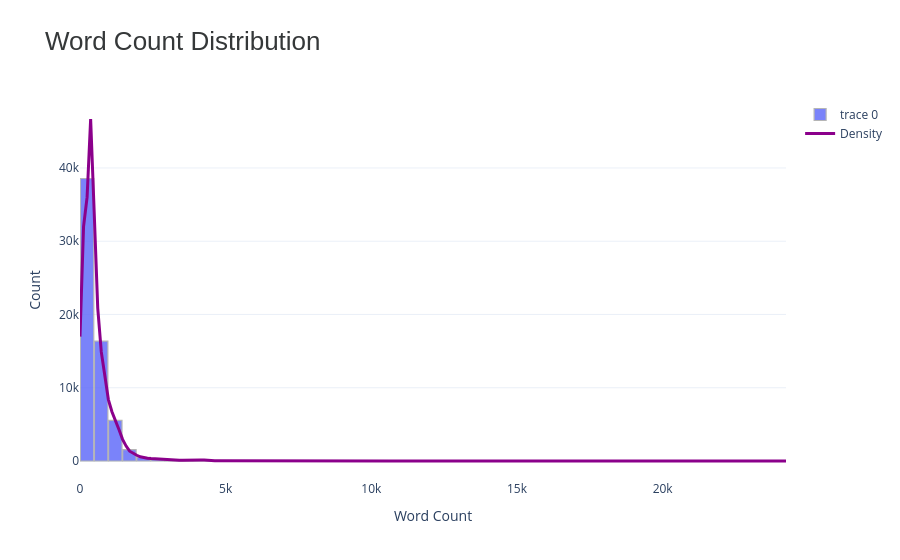

Notebook code for this chart:
### Code cell
#word count distribution 
counts, bins = np.histogram(df["word_count"], bins=50)
bin_mid = 0.5 * (bins[1:] + bins[:-1])
def hex_to_rgb(hex_color):
    hex_color = hex_color.lstrip('#')
    return tuple(int(hex_color[i:i+2], 16) for i in (0, 2, 4))
fig = go.Figure()
fig.add_trace(go.Bar(
    x=bin_mid,
    y=counts,
    marker_line_color="#A9A9A9",
    marker_line_width=1.2,
    opacity=0.85,
    hovertemplate='Word Count: %{x}<br>Count: %{y}<extra></extra>'
))
kde = gaussian_kde(df["word_count"])
x_kde = np.linspace(df["word_count"].min(), df["word_count"].max(), 200)
fig.add_trace(go.Scatter(
    x=x_kde,
    y=kde(x_kde) * len(df) * (bins[1]-bins[0]),
    mode='lines',
    line=dict(color="#8B008B", width=3),  # deep purple for contrast
    name="Density"
))
fig.update_layout(
    title="Word Count Distribution",
    template="plotly_white",
    title_font=dict(size=26, family="Helvetica", color="#353839"),
    xaxis_title="Word Count",
    yaxis_title="Count",
    bargap=0.05,
    plot_bgcolor="white",
    showlegend=True
)

fig.show()

### Figure 1 — Plotly figure (JSON) as saved in the notebook; plotly's stock layout.template omitted (floating-point values rounded to 4 significant figures; data arrays with more than 128 entries replaced by an {"elided": "..."} marker saying what was removed)
{"data": [{"hovertemplate": "Word Count: %{x}<br>Count: %{y}<extra></extra>", "marker": {"line": {"color": "#A9A9A9", "width": 1.2}}, "opacity": 0.85, "type": "bar", "x": [242.3, 727.0, 1212.0, 1696.0, 2181.0, 2666.0, 3150.0, 3635.0, 4120.0, 4604.0, 5089.0, 5574.0, 6058.0, 6543.0, 7028.0, 7513.0, 7997.0, 8482.0, 8967.0, 9451.0, 9936.0, 10420.0, 10910.0, 11390.0, 11870.0, 12360.0, 12840.0, 13330.0, 13810.0, 14300.0, 14780.0, 15270.0, 15750.0, 16240.0, 16720.0, 17210.0, 17690.0, 18180.0, 18660.0, 19140.0, 19630.0, 20110.0, 20600.0, 21080.0, 21570.0, 22050.0, 22540.0, 23020.0, 23510.0, 23990.0], "y": [38562, 16367, 5540, 1542, 497, 259, 153, 91, 105, 46, 26, 26, 13, 15, 8, 11, 13, 6, 3, 3, 2, 0, 0, 0, 3, 0, 2, 0, 0, 1, 1, 1, 0, 0, 0, 3, 0, 0, 0, 0, 0, 1, 0, 2, 0, 0, 0, 0, 0, 1]}, {"line": {"color": "#8B008B", "width": 3}, "mode": "lines", "name": "Density", "type": "scatter", "x": {"elided": "200 float values"}, "y": {"elided": "200 float values"}}], "layout": {"bargap": 0.05, "plot_bgcolor": "white", "showlegend": true, "title": {"font": {"color": "#353839", "family": "Helvetica", "size": 26}, "text": "Word Count Distribution"}, "xaxis": {"title": {"text": "Word Count"}}, "yaxis": {"title": {"text": "Count"}}}}
